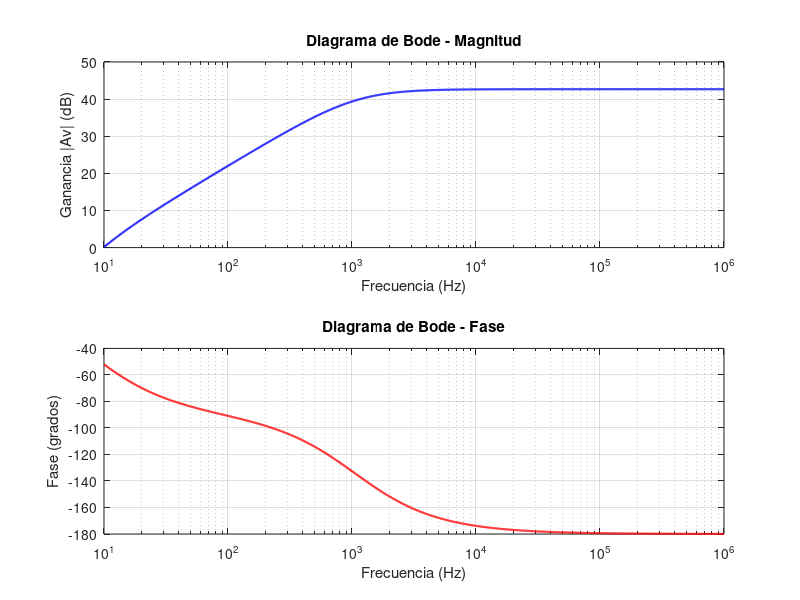

Reproduce this figure in MATLAB.
clear all; close all; clc

% --- Parámetros del Circuito ---
Rbd = 1000000;
Red = 47;
R1e = 120000;
R2e = 27000;
Rce = 6800;
Ree = 1200;
R1s = 47000;
R2s = 100000;
Res = 10;
Rcb = 100;
Ro  = 75/10;
Rl  = 8;
hie1 = 3443.6;
hie2 = 34.0;
hie3 = 2357.3;
hie4 = 310.53;
hie5 = 3.1053;
Rbb  = (R1e*R2e)/(R1e+R2e);
Rbbn = (R1s*R2s)/(R1s+R2s);
Bn = 100;
Bp = 100;

% Capacitores
C1 = 10e-6;
C2 = 33e-6 * (Bn + 1);
C3 = 10e-6;
C4 = 10e-6;
C5 = 10e-6;

Ree_prime = Ree * (Bn + 1);

Vi = 1;

% Vector de frecuencias (1 Hz a 100 MHz)
f = logspace(1, 6, 1000);
Av_mag = zeros(size(f));
Av_phase = zeros(size(f));

for k = 1:length(f)
    s = 1i * 2 * pi * f(k);

    % Construcción de la matriz G(s) de 12x12|
    G = zeros(12, 12);

    % N002
    G(1,1) = 1/Rbd + 1/hie1 + s*C1;
    G(1,2) = -1/hie1;

    % N003
    G(2,1) = -(1 - Bn)/hie1;
    G(2,2) = (1 - Bn)/hie1 + 1/hie2;
    G(2,3) = -1/hie2;

    % N004
    G(3,2) = -(1 + Bn)/hie2;
    G(3,3) = (1 + Bn)/hie2 + 1/Red + s*C3;
    G(3,4) = -s*C3;

    % N005
    G(4,3) = -s*C3;
    G(4,4) = 1/Rbb + 1/hie3 + s*C3;
    G(4,5) = -1/hie3;

    % N006
    G(5,4) = -1/hie3;
    G(5,5) = 1/hie3 + 1/Ree_prime + s*C2;

    % N007
    G(6,6) = 1/Rcb;
    G(6,7) = -1/Rcb;
    G(6,9) = -Bn/hie4;
    G(6,10) = Bn/hie4;

    % N008
    G(7,6) = -1/Rcb;
    G(7,7) = 1/Rcb + 1/hie5;

    % N009
    G(8,4) = -Bn/hie3;
    G(8,5) = Bn/hie3;
    G(8,8) = 1/Rce + s*C4;
    G(8,9) = -s*C4;

    % N010
    G(9,8) = -s*C4;
    G(9,9) = 1/Rbbn + 1/hie4 + s*C4;
    G(9,10) = -1/hie4;

    % N011
    G(10,7) = Bp/hie5;
    G(10,9) = -(1 - Bn)/hie4;
    G(10,10) = (1 - Bn)/hie4 + 1/Res + 1/Ro;
    G(10,11) = -1/Ro;

    % N012
    G(11,10) = -1/Ro;
    G(11,11) = 1/Ro + s*C5;
    G(11,12) = -s*C5;

    % N013
    G(12,11) = -s*C5;
    G(12,12) = 1/Rl + s*C5;

    % Vector B(s)
    B = zeros(12, 1);
    B(1) = s * C1;

    % Resolver V(s)
    V = G \ (B * Vi);

    vo = V(12); % Tensión en la carga Rl (N013)
    Av = vo / Vi;

    Av_mag(k) = 20 * log10(abs(Av));
    Av_phase(k) = angle(Av) * (180 / pi) - 180;
end

% Gráfica de Bode
figure;
subplot(2,1,1);
semilogx(f, Av_mag, 'b', 'LineWidth', 1.5);
grid on;
title('Diagrama de Bode - Magnitud');
xlabel('Frecuencia (Hz)');
ylabel('Ganancia |Av| (dB)');

subplot(2,1,2);
semilogx(f, Av_phase, 'r', 'LineWidth', 1.5);
grid on;
title('Diagrama de Bode - Fase');
xlabel('Frecuencia (Hz)');
ylabel('Fase (grados)');

Gain_5kHz = 10^(Av_mag(540)/20);
Vi = [2e-3, 5e-3, 10e-3, 15e-3, 17e-3, 20e-3, 25e-3, 50e-3, 75e-3, 100e-3]; %Vi en mV
Vo = zeros(1, length(Vi));  % Vector para guardar la respuesta de salida
Vo = abs(Gain_5kHz)*Vi;

disp('Gananica a 5kHz: ')
disp(abs(Gain_5kHz));

fprintf('\n   Vi (mV)     Vo de salida (V)\n');
fprintf('---------------------------------\n');
for k = 1:length(Vi)
    fprintf('   %7.1f       %10.4f\n', Vi(k)*1000, Vo(k));
end
